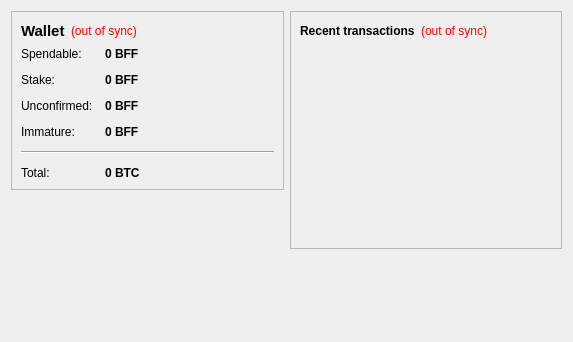
<?xml version="1.0" encoding="UTF-8"?>
<ui version="4.0">
 <class>OverviewPage</class>
 <widget class="QWidget" name="OverviewPage">
  <property name="geometry">
   <rect>
    <x>0</x>
    <y>0</y>
    <width>573</width>
    <height>342</height>
   </rect>
  </property>
  <property name="windowTitle">
   <string>Form</string>
  </property>
  <layout class="QHBoxLayout" name="horizontalLayout" stretch="1,1">
   <item>
    <layout class="QVBoxLayout" name="verticalLayout_2">
     <item>
      <widget class="QFrame" name="frame">
       <property name="frameShape">
        <enum>QFrame::StyledPanel</enum>
       </property>
       <property name="frameShadow">
        <enum>QFrame::Raised</enum>
       </property>
       <layout class="QVBoxLayout" name="verticalLayout_4">
        <item>
         <layout class="QHBoxLayout" name="horizontalLayout_4">
          <item>
           <widget class="QLabel" name="label_5">
            <property name="font">
             <font>
              <pointsize>11</pointsize>
              <weight>75</weight>
              <bold>true</bold>
             </font>
            </property>
            <property name="text">
             <string>Wallet</string>
            </property>
           </widget>
          </item>
          <item>
           <widget class="QLabel" name="labelWalletStatus">
            <property name="toolTip">
             <string>The displayed information may be out of date. Your wallet automatically synchronizes with the BitcoinCaffe network after a connection is established, but this process has not completed yet.</string>
            </property>
            <property name="styleSheet">
             <string notr="true">QLabel { color: red; }</string>
            </property>
            <property name="text">
             <string notr="true">(out of sync)</string>
            </property>
            <property name="alignment">
             <set>Qt::AlignLeading|Qt::AlignLeft|Qt::AlignVCenter</set>
            </property>
           </widget>
          </item>
          <item>
           <spacer name="horizontalSpacer_2">
            <property name="orientation">
             <enum>Qt::Horizontal</enum>
            </property>
            <property name="sizeHint" stdset="0">
             <size>
              <width>40</width>
              <height>20</height>
             </size>
            </property>
           </spacer>
          </item>
         </layout>
        </item>
        <item>
         <layout class="QFormLayout" name="formLayout_2">
          <property name="fieldGrowthPolicy">
           <enum>QFormLayout::AllNonFixedFieldsGrow</enum>
          </property>
          <property name="horizontalSpacing">
           <number>12</number>
          </property>
          <property name="verticalSpacing">
           <number>12</number>
          </property>
          <item row="0" column="0">
           <widget class="QLabel" name="label">
            <property name="text">
             <string>Spendable:</string>
            </property>
           </widget>
          </item>
          <item row="0" column="1">
           <widget class="QLabel" name="labelBalance">
            <property name="font">
             <font>
              <weight>75</weight>
              <bold>true</bold>
             </font>
            </property>
            <property name="cursor">
             <cursorShape>IBeamCursor</cursorShape>
            </property>
            <property name="toolTip">
             <string>Your current spendable balance</string>
            </property>
            <property name="text">
             <string notr="true">0 BFF</string>
            </property>
            <property name="textInteractionFlags">
             <set>Qt::LinksAccessibleByMouse|Qt::TextSelectableByKeyboard|Qt::TextSelectableByMouse</set>
            </property>
           </widget>
          </item>
          <item row="1" column="0">
           <widget class="QLabel" name="label_6">
            <property name="text">
             <string>Stake:</string>
            </property>
           </widget>
          </item>
          <item row="1" column="1">
           <widget class="QLabel" name="labelStake">
            <property name="font">
             <font>
              <weight>75</weight>
              <bold>true</bold>
             </font>
            </property>
            <property name="cursor">
             <cursorShape>IBeamCursor</cursorShape>
            </property>
            <property name="toolTip">
             <string>Total of coins that was staked, and do not yet count toward the current balance</string>
            </property>
            <property name="text">
             <string notr="true">0 BFF</string>
            </property>
            <property name="textInteractionFlags">
             <set>Qt::LinksAccessibleByMouse|Qt::TextSelectableByKeyboard|Qt::TextSelectableByMouse</set>
            </property>
           </widget>
          </item>
          <item row="2" column="0">
           <widget class="QLabel" name="label_3">
            <property name="text">
             <string>Unconfirmed:</string>
            </property>
           </widget>
          </item>
          <item row="2" column="1">
           <widget class="QLabel" name="labelUnconfirmed">
            <property name="font">
             <font>
              <weight>75</weight>
              <bold>true</bold>
             </font>
            </property>
            <property name="cursor">
             <cursorShape>IBeamCursor</cursorShape>
            </property>
            <property name="toolTip">
             <string>Total of transactions that have yet to be confirmed, and do not yet count toward the current balance</string>
            </property>
            <property name="text">
             <string notr="true">0 BFF</string>
            </property>
            <property name="textInteractionFlags">
             <set>Qt::LinksAccessibleByMouse|Qt::TextSelectableByKeyboard|Qt::TextSelectableByMouse</set>
            </property>
           </widget>
          </item>
          <item row="3" column="0">
           <widget class="QLabel" name="labelImmatureText">
            <property name="text">
             <string>Immature:</string>
            </property>
           </widget>
          </item>
          <item row="3" column="1">
           <widget class="QLabel" name="labelImmature">
            <property name="font">
             <font>
              <weight>75</weight>
              <bold>true</bold>
             </font>
            </property>
            <property name="toolTip">
             <string>Mined balance that has not yet matured</string>
            </property>
            <property name="text">
             <string notr="true">0 BFF</string>
            </property>
            <property name="textInteractionFlags">
             <set>Qt::LinksAccessibleByMouse|Qt::TextSelectableByKeyboard|Qt::TextSelectableByMouse</set>
            </property>
           </widget>
          </item>
          <item row="4" column="0" colspan="2">
           <widget class="Line" name="line">
            <property name="orientation">
             <enum>Qt::Horizontal</enum>
            </property>
           </widget>
          </item>
          <item row="5" column="0">
           <widget class="QLabel" name="labelTotalText">
            <property name="text">
             <string>Total:</string>
            </property>
           </widget>
          </item>
          <item row="5" column="1">
           <widget class="QLabel" name="labelTotal">
            <property name="font">
             <font>
              <weight>75</weight>
              <bold>true</bold>
             </font>
            </property>
            <property name="cursor">
             <cursorShape>IBeamCursor</cursorShape>
            </property>
            <property name="toolTip">
             <string>Your current total balance</string>
            </property>
            <property name="text">
             <string notr="true">0 BTC</string>
            </property>
            <property name="textInteractionFlags">
             <set>Qt::LinksAccessibleByMouse|Qt::TextSelectableByKeyboard|Qt::TextSelectableByMouse</set>
            </property>
           </widget>
          </item>
         </layout>
        </item>
       </layout>
      </widget>
     </item>
     <item>
      <spacer name="verticalSpacer">
       <property name="orientation">
        <enum>Qt::Vertical</enum>
       </property>
       <property name="sizeHint" stdset="0">
        <size>
         <width>20</width>
         <height>40</height>
        </size>
       </property>
      </spacer>
     </item>
    </layout>
   </item>
   <item>
    <layout class="QVBoxLayout" name="verticalLayout_3">
     <item>
      <widget class="QFrame" name="frame_2">
       <property name="frameShape">
        <enum>QFrame::StyledPanel</enum>
       </property>
       <property name="frameShadow">
        <enum>QFrame::Raised</enum>
       </property>
       <layout class="QVBoxLayout" name="verticalLayout">
        <item>
         <layout class="QHBoxLayout" name="horizontalLayout_2">
          <item>
           <widget class="QLabel" name="label_4">
            <property name="text">
             <string>&lt;b&gt;Recent transactions&lt;/b&gt;</string>
            </property>
           </widget>
          </item>
          <item>
           <widget class="QLabel" name="labelTransactionsStatus">
            <property name="toolTip">
             <string>The displayed information may be out of date. Your wallet automatically synchronizes with the BitcoinCaffe network after a connection is established, but this process has not completed yet.</string>
            </property>
            <property name="styleSheet">
             <string notr="true">QLabel { color: red; }</string>
            </property>
            <property name="text">
             <string notr="true">(out of sync)</string>
            </property>
            <property name="alignment">
             <set>Qt::AlignRight|Qt::AlignTrailing|Qt::AlignVCenter</set>
            </property>
           </widget>
          </item>
          <item>
           <spacer name="horizontalSpacer">
            <property name="orientation">
             <enum>Qt::Horizontal</enum>
            </property>
            <property name="sizeHint" stdset="0">
             <size>
              <width>40</width>
              <height>20</height>
             </size>
            </property>
           </spacer>
          </item>
         </layout>
        </item>
        <item>
         <widget class="QListView" name="listTransactions">
          <property name="styleSheet">
           <string notr="true">QListView { background: transparent; }</string>
          </property>
          <property name="frameShape">
           <enum>QFrame::NoFrame</enum>
          </property>
          <property name="verticalScrollBarPolicy">
           <enum>Qt::ScrollBarAlwaysOff</enum>
          </property>
          <property name="horizontalScrollBarPolicy">
           <enum>Qt::ScrollBarAlwaysOff</enum>
          </property>
          <property name="selectionMode">
           <enum>QAbstractItemView::NoSelection</enum>
          </property>
         </widget>
        </item>
       </layout>
      </widget>
     </item>
     <item>
      <spacer name="verticalSpacer_2">
       <property name="orientation">
        <enum>Qt::Vertical</enum>
       </property>
       <property name="sizeHint" stdset="0">
        <size>
         <width>20</width>
         <height>40</height>
        </size>
       </property>
      </spacer>
     </item>
    </layout>
   </item>
  </layout>
 </widget>
 <resources/>
 <connections/>
</ui>
